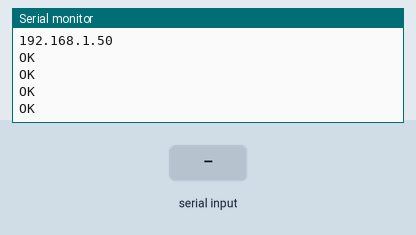
The sketch below on a simulated Arduino Uno, built with avr-gcc and run on an emulated ATmega328P. Shown: the last lines printed to the serial monitor. Inputs (shaded band) come from the test bench. The modem accepts every AT command (registered, SIM ready, sends succeed) and sends nothing else.

Above: at 14.3 s.
14.4 s: "1" received over the second serial link
At 15.8 s:
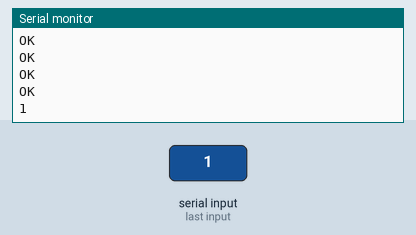
15.9 s: "0" received over the second serial link
At 17.3 s:
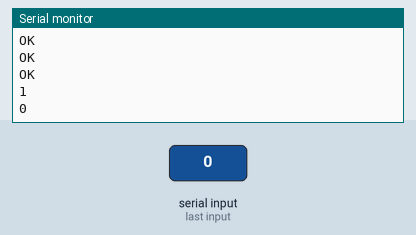
17.4 s: "2" received over the second serial link
At 18.9 s:
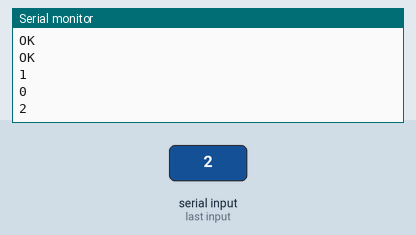
Timing chart, 0 to 20.4 s (numbered marks = the images above; inputs shaded):
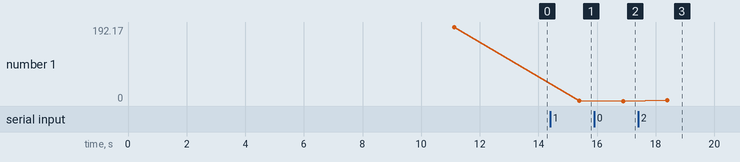

Measured:
- after the input at 14.4 s, the serial monitor: prints a new line after 1.0 s (image 1)
- after the input at 15.9 s, the serial monitor: prints a new line after 1.0 s (image 2)
- after the input at 17.4 s, the serial monitor: prints a new line after 1.0 s (image 3)
- plotted number 1: 192.17 → 1 after the input at 14.4 s, 1 → 0 after the input at 15.9 s, 0 → 2 after the input at 17.4 s

The sketch:

espreceive.ino
```cpp
#include "SoftwareSerial.h"

String receivedata;
String ssid ="";//ssid
String password="";//password

SoftwareSerial esp(4, 5);// RX, TX
String data;
String server = "120.127.14.91"; // www.example.com
String uri = "yourURI";// our example is /esppost.php


void setup()
{
  esp.begin(9600);
  Serial.begin(9600);
  reset();
  changemode();
  connectWifi();
  getip();
  esp.println("AT+CIPMUX=1");
  delay(1000);
  esp.println("AT+CIPSERVER=1,8080");
  delay(1000);
  esp.println("AT+CIPSTO=0");
}

void connectWifi()
{
  String cmd = "AT+CWJAP=\"" +ssid+"\",\"" + password + "\"";
  esp.println(cmd);
  delay(5000);

  if(esp.find("OK"))
  {
    Serial.println("Connected!");
  }
  else
  {
    Serial.println("Cannot connect to wifi");
    connectWifi();
  }
}

void reset()
{
  esp.println("AT+RST");
  delay(2000);
  if(esp.find("OK") )
  {
    Serial.println("OK1");
  }
  else
  {
    Serial.println("error");
    Serial.println(esp.read());
    reset();
  }
}
void changemode()
{
  esp.println("AT+CWMODE=1");
  delay(2000);
  Serial.write(esp.read());
  }


  void getip()
  {
    esp.println("AT+CIFSR");
    delay(2000);
    while(esp.available())
    Serial.write(esp.read());  //在串列埠監控視窗顯示 ESP8266 的回應字元
    }

void loop()
{
     if(esp.available())
     {
      receivedata = esp.readString();
      Serial.println(receivedata);
     }

}
```
